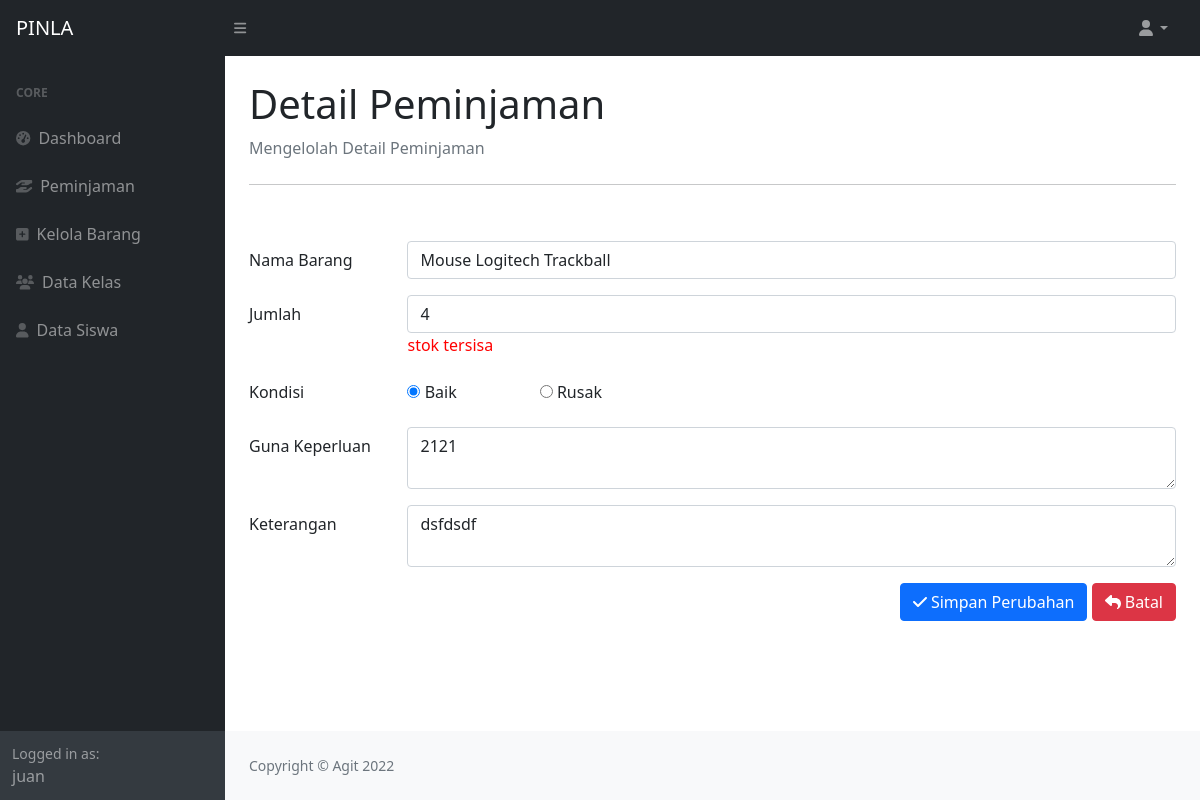
The app's page /tambah_detail_pinjam.php?ubah=30&id=11 (signed in) with its own data.
### tables this page shows
CREATE TABLE `tbl_detail_pinjam` (
  `id` int(11) NOT NULL,
  `pinjam_id` int(11) NOT NULL,
  `barang_id` int(11) NOT NULL,
  `jumlah` int(11) NOT NULL,
  `kondisi` enum('baik','rusak') NOT NULL,
  `guna_keperluan` text NOT NULL,
  `keterangan` text NOT NULL
);

### tambah_detail_pinjam.php (the view, shortened to what this page needs)
<!DOCTYPE html>
<?php
    include 'koneksi.php';
        $barang_id          = '';
        $jumlah             = '';
        $kondisi            = '';
        $guna_keperluan     = '';
        $keterangan         = '';
    if (isset($_GET['ubah'])) {
        $id         = $_GET['ubah'];
        $query      = "SELECT * FROM tbl_detail_pinjam WHERE id='$id';";
        $sql        = mysqli_query($conn, $query);
        $result     = mysqli_fetch_assoc($sql);
        $barang_id          = $result['barang_id'];
        $jumlah             = $result['jumlah'];
        $kondisi            = $result['kondisi'];
        $guna_keperluan     = $result['guna_keperluan'];
        $keterangan         = $result['keterangan'];
    }
?>
<?php
    $barang = "SELECT * FROM tbl_barang";
    $bar    = mysqli_query($conn, $barang);
?>
<html lang="en">
    <head>
        <link href="https://cdn.jsdelivr.net/npm/simple-datatables@latest/dist/style.css" rel="stylesheet" />
        <link href="css/styles.css" rel="stylesheet" />
    </head>
    <body class="sb-nav-fixed">
        <nav class="sb-topnav navbar navbar-expand navbar-dark bg-dark">
            <a class="navbar-brand ps-3" href="dashboard.php">PINLA</a>
            <button class="btn btn-link btn-sm order-1 order-lg-0 me-4 me-lg-0" id="sidebarToggle" href="#!"><i class="fas fa-bars"></i></button>
            <ul class="navbar-nav ms-auto ms-md-0 me-3 me-lg-4">
                <li class="nav-item dropdown">
                    <a class="nav-link dropdown-toggle" id="navbarDropdown" href="#" role="button" data-bs-toggle="dropdown" aria-expanded="false"><i class="fas fa-user fa-fw"></i></a>
                </li>
            </ul>
        </nav>
        <div id="layoutSidenav">
            <div id="layoutSidenav_nav">
                <nav class="sb-sidenav accordion sb-sidenav-dark" id="sidenavAccordion">
                    <div class="sb-sidenav-menu">
                        <div class="nav">
                            <div class="sb-sidenav-menu-heading">Core</div>
                            <a class="nav-link" href="dashboard.php">
                                <div class="sb-nav-link-icon"><i class="fas fa-tachometer-alt"></i></div>
                                Dashboard
                            </a>
                            <a class="nav-link" href="peminjaman.php">
                                <div class="sb-nav-link-icon"><i class="fa-solid fa-hand-holding-hand"></i></i></div>
                                Peminjaman
                            </a>
                            <a class="nav-link" href="kelola_barang.php">
                                <div class="sb-nav-link-icon"><i class="fa-solid fa-square-plus"></i></i></div>
                                Kelola Barang
                            </a>
                            <a class="nav-link" href="data_kelas.php">
                                <div class="sb-nav-link-icon"><i class="fa-solid fa-users"></i></div>
                                Data Kelas
                            </a>
                            <a class="nav-link" href="data_siswa.php">
                                <div class="sb-nav-link-icon"><i class="fa-solid fa-user"></i></div>
                                Data Siswa
                            </a>
                        </div>
                    </div>
                    <div class="sb-sidenav-footer">
                        <div class="small">Logged in as:</div>
                        <?php echo $_SESSION['username']; ?>
                    </div>
                </nav>
            </div>
            <div id="layoutSidenav_content">
                <main>
                    <div class="container-fluid px-4">
                        <h1 class="mt-4">Detail Peminjaman</h1>
                        <ol class="breadcrumb mb-4">
                            <li class="breadcrumb-item active">Mengelolah Detail Peminjaman</li>
                        </ol> <hr>
		                        <form method="POST" action="proses_detail_pinjam.php?id=<?php echo $_GET['id']?>" enctype="multipart/form-data"> <br>
                                    <div class="row mb-3">
                                        <label for="barang_id" class="col-sm-2 col-form-label">Nama Barang</label>
                                        <div class="col-sm-10">
                                            <?php
                                                if(isset($_GET['ubah'])) {
                                            ?>
                                            <select class="form-control" name="barang_id" required id="barang_id" onchange="jumlah_stok()">
                                                <?php
                                                    while($result = mysqli_fetch_assoc($bar)) {
                                                        if($result['id'] == $barang_id) {
                                                ?>
                                                    <option value="<?php echo $result['id']; ?>" selected><?php echo $result['nama']; ?></option>
                                                            <?php
                                                            } else {
                                                            ?>
                                                    <option value="<?php echo $result['id']; ?>"><?php echo $result['nama']; ?></option>
                                                <?php
                                                            }
                                                        }
                                                ?>
                                            </select>
                                            <?php
                                                }
                                            ?>
                                        </div>
                                    </div>
                                    <div class="row mb-3">
                                        <label for="jumlah" class="col-sm-2 col-form-label">Jumlah</label>
                                        <div class="col-sm-10">
                                            <input type="number" name="jumlah" required class="form-control" id="jumlah" value="<?php echo $jumlah; ?>" placeholder="Jumlah Barang " min="1" max="10">
                                            <div id="stok" style="color: red;"> stok tersisa </div>
                                        </div>
                                    </div>
                                    <div class="row mb-3">
                                        <label for="" class="col-sm-2 col-form-label">Kondisi</label>
                                        <div class="col-sm-10">
                                                <label for="baik" class="col-sm-2 col-form-label"><input type="radio" name="kondisi" id="baik" value="baik" <?php echo ($kondisi == 'baik') ? 'checked': '';  ?>> Baik</label>
                                                <label for="rusak" class="col-sm-2 col-form-label"><input type="radio" name="kondisi" id="rusak" value="rusak" <?php echo ($kondisi == 'rusak') ? 'checked': '';  ?>> Rusak</label>
                                        </div>
                                    </div>
                                    <div class="row mb-3">
                                        <label for="guna_keperluan" class="col-sm-2 col-form-label">Guna Keperluan</label>
                                        <div class="col-sm-10">
                                            <textarea id="guna_keperluan" class="form-control" type="text" name="guna_keperluan" required placeholder="Guna Keperluan"><?php echo $guna_keperluan; ?></textarea>
                                        </div>
                                    </div>
                                    <div class="row mb-3">
                                        <label for="keterangan" class="col-sm-2 col-form-label">Keterangan</label>
                                        <div class="col-sm-10">
                                            <textarea class="form-control" type="text" required id="keterangan" name="keterangan" placeholder="Keterangan"><?php echo $keterangan; ?></textarea>
                                        </div>
                                    </div>
                                    <div align="mb-3 row mt-4">
                                        <div class="col" align="right">
                                            <?php
                                                if(isset($_GET['ubah'])) {
                                            ?>
                                            <button class="btn btn-primary" type="submit" name="aksi" value="edit">
                                                <i class="fa fa-check"></i>
                                                    Simpan Perubahan
                                            </button>
                                            <?php
                                                }
                                            ?>
                                            <a href="detail_peminjaman.php?id=<?php echo $_GET['id']; ?>" class="btn btn-danger" type="button">
                                                <i class="fa fa-reply"></i>
                                                    Batal
                                            </a>
                                        </div>
                                    </div>
                                </form>
                     </div>
                </main>
                <footer class="py-4 bg-light mt-auto">
                    <div class="container-fluid px-4">
                        <div class="d-flex align-items-center justify-content-between small">
                            <div class="text-muted">Copyright &copy; Agit 2022</div>
                        </div>
                    </div>
                </footer>
            </div>
    </body>
</html>

### records on screen
tbl_detail_pinjam: jumlah "4", kondisi "☑ Baik", kondisi "☐ Rusak", guna_keperluan "2121", keterangan "dsfdsdf"

### other values on screen
$_SESSION['username'] "juan"
form field barang_id "Mouse Logitech Trackball"
